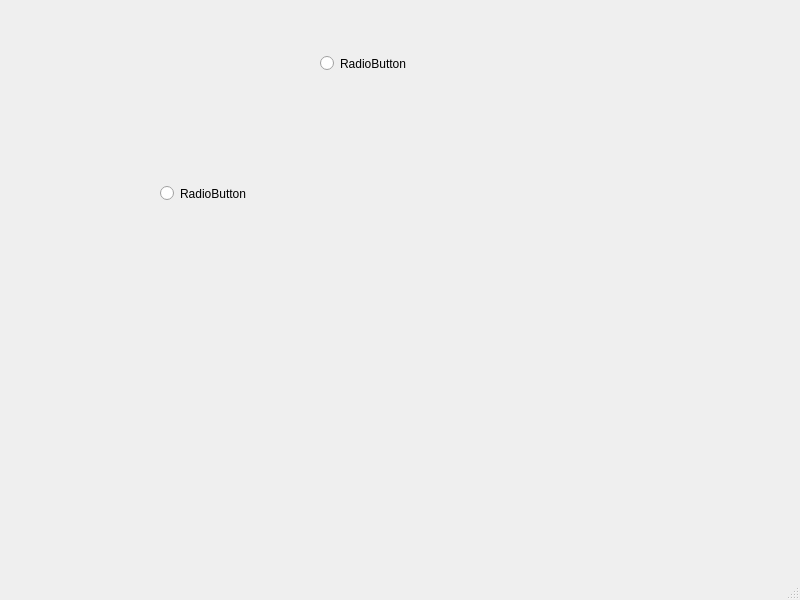
<?xml version="1.0" encoding="UTF-8"?>
<ui version="4.0">
 <class>MainWindow</class>
 <widget class="QMainWindow" name="MainWindow">
  <property name="geometry">
   <rect>
    <x>0</x>
    <y>0</y>
    <width>800</width>
    <height>600</height>
   </rect>
  </property>
  <property name="windowTitle">
   <string>MainWindow</string>
  </property>
  <widget class="QWidget" name="centralwidget">
   <widget class="QRadioButton" name="radioButton">
    <property name="geometry">
     <rect>
      <x>160</x>
      <y>180</y>
      <width>103</width>
      <height>27</height>
     </rect>
    </property>
    <property name="text">
     <string>RadioButton</string>
    </property>
   </widget>
   <widget class="QRadioButton" name="radioButton_2">
    <property name="geometry">
     <rect>
      <x>320</x>
      <y>50</y>
      <width>103</width>
      <height>27</height>
     </rect>
    </property>
    <property name="text">
     <string>RadioButton</string>
    </property>
   </widget>
  </widget>
  <widget class="QMenuBar" name="menubar">
   <property name="geometry">
    <rect>
     <x>0</x>
     <y>0</y>
     <width>800</width>
     <height>30</height>
    </rect>
   </property>
  </widget>
  <widget class="QStatusBar" name="statusbar"/>
 </widget>
 <resources/>
 <connections/>
</ui>
